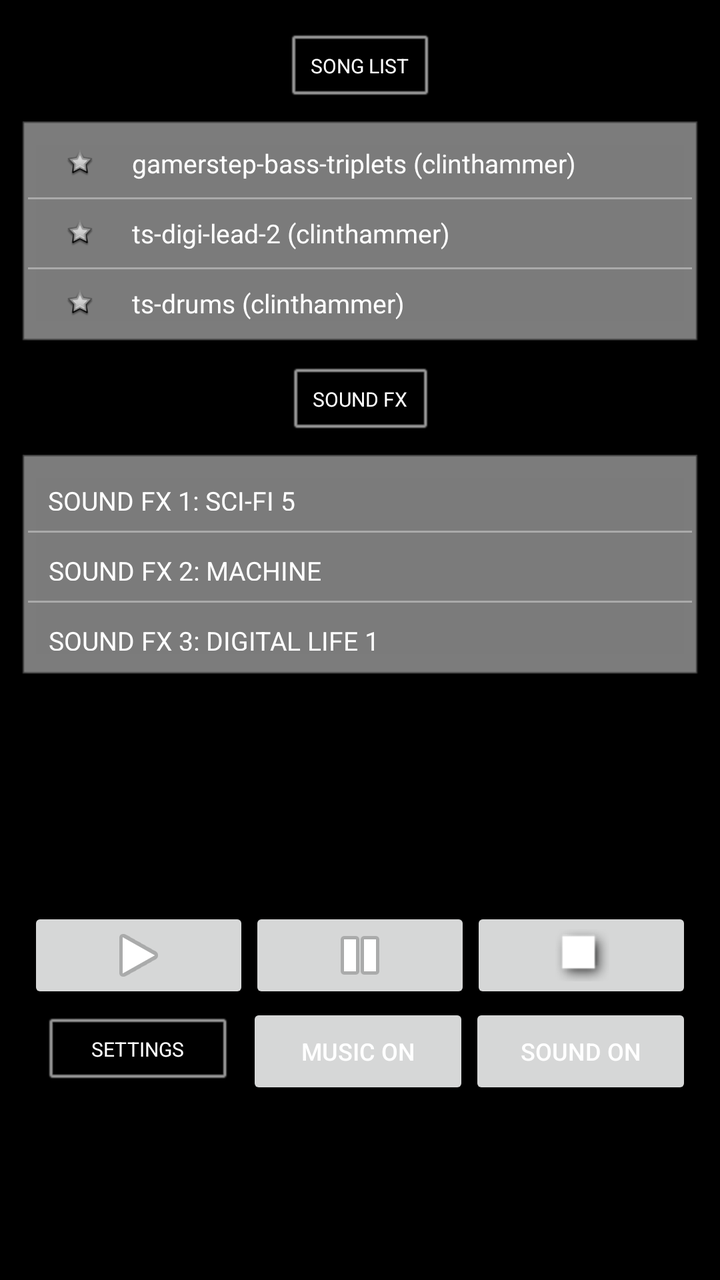
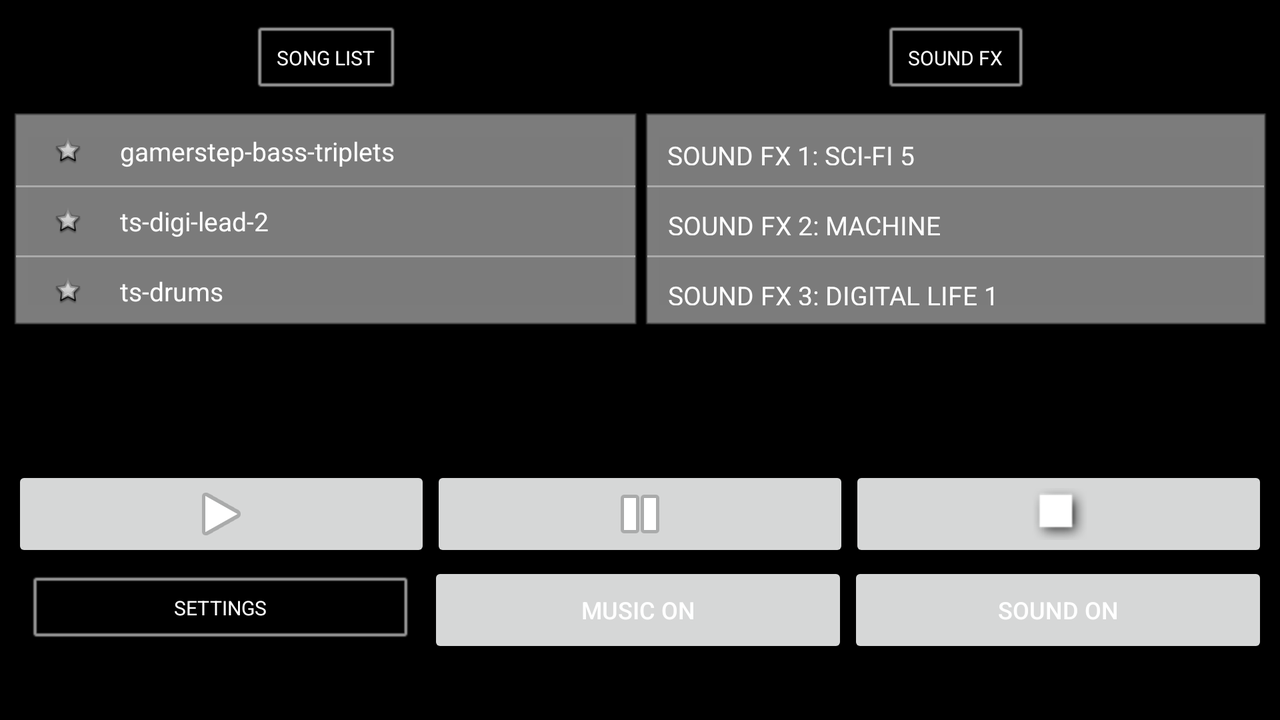

One screen, two layout resources from the same app: the default and the repository's alternative for another configuration. Each is rendered where Android would select it; the XML of both is given below.
<!-- AndroidManifest.xml: application theme AppTheme -->
<!-- res/layout/hxgse_main_activity.xml -->
<LinearLayout xmlns:android="http://schemas.android.com/apk/res/android"
    xmlns:tools="http://schemas.android.com/tools" android:layout_width="fill_parent"
    android:layout_height="fill_parent"  tools:context=".HXGSEMainActivity"
    android:background="@android:color/background_dark"
    android:padding="10dp"
    android:id="@+id/hxgse_demo_layout"
    android:orientation="vertical">

    <LinearLayout
        android:orientation="vertical"
        android:layout_width="fill_parent"
        android:layout_height="wrap_content"
        android:id="@+id/hxgse_demo_main_conatainer"
        android:layout_weight="1">

        <TextView
            android:layout_width="wrap_content"
            android:layout_height="wrap_content"
            android:text="SONG LIST"
            android:id="@+id/song_list_header"
            android:textSize="10sp"
            android:typeface="sans"
            android:textColor="@android:color/white"
            android:background="@android:drawable/dialog_frame"
            android:gravity="center"
            android:paddingLeft="20dp"
            android:paddingRight="20dp"
            android:layout_gravity="center_horizontal" />

        <LinearLayout
            android:orientation="vertical"
            android:layout_width="fill_parent"
            android:layout_height="wrap_content"
            android:id="@+id/song_list_container"
            android:background="@android:drawable/editbox_dropdown_dark_frame"
            android:layout_gravity="center_horizontal"
            android:padding="4dp"
            android:gravity="center">

            <LinearLayout
                android:orientation="horizontal"
                android:layout_width="fill_parent"
                android:layout_height="34dp"
                android:id="@+id/first_song_container"
                android:clickable="true">

                <ImageView
                    android:layout_width="wrap_content"
                    android:layout_height="wrap_content"
                    android:id="@+id/first_song_toggle_button"
                    android:src="@android:drawable/star_big_off"
                    android:padding="10dp" />

                <TextView
                    android:layout_width="wrap_content"
                    android:layout_height="wrap_content"
                    android:text="gamerstep-bass-triplets (clinthammer)"
                    android:id="@+id/first_song_name"
                    android:typeface="sans"
                    android:textColor="@android:color/white"
                    android:layout_gravity="center"
                    android:gravity="center"
                    android:textSize="13sp" />

            </LinearLayout>

            <ImageView
                android:layout_width="fill_parent"
                android:layout_height="1dp"
                android:id="@+id/song_divider_1"
                android:background="@android:color/darker_gray" />

            <LinearLayout
                android:orientation="horizontal"
                android:layout_width="fill_parent"
                android:layout_height="34dp"
                android:id="@+id/second_song_container"
                android:clickable="true">

                <ImageView
                    android:layout_width="wrap_content"
                    android:layout_height="wrap_content"
                    android:id="@+id/second_song_toggle_button"
                    android:src="@android:drawable/star_big_off"
                    android:padding="10dp" />

                <TextView
                    android:layout_width="wrap_content"
                    android:layout_height="wrap_content"
                    android:text="ts-digi-lead-2 (clinthammer)"
                    android:id="@+id/second_song_name"
                    android:typeface="sans"
                    android:textColor="@android:color/white"
                    android:layout_gravity="center"
                    android:gravity="center"
                    android:textSize="13sp" />
            </LinearLayout>

            <ImageView
                android:layout_width="fill_parent"
                android:layout_height="1dp"
                android:id="@+id/song_divider_2"
                android:background="@android:color/darker_gray" />

            <LinearLayout
                android:orientation="horizontal"
                android:layout_width="fill_parent"
                android:layout_height="34dp"
                android:id="@+id/third_song_container"
                android:clickable="true">

                <ImageView
                    android:layout_width="wrap_content"
                    android:layout_height="wrap_content"
                    android:id="@+id/third_song_toggle_button"
                    android:src="@android:drawable/star_big_off"
                    android:padding="10dp" />

                <TextView
                    android:layout_width="wrap_content"
                    android:layout_height="wrap_content"
                    android:text="ts-drums (clinthammer)"
                    android:id="@+id/third_song_name"
                    android:typeface="sans"
                    android:textColor="@android:color/white"
                    android:layout_gravity="center"
                    android:gravity="center"
                    android:textSize="13sp" />

            </LinearLayout>

        </LinearLayout>

        <ImageView
            android:layout_width="wrap_content"
            android:layout_height="wrap_content"
            android:id="@+id/main_container_spacer"
            android:visibility="invisible"
            android:padding="2dp" />

        <TextView
            android:layout_width="wrap_content"
            android:layout_height="wrap_content"
            android:text="SOUND FX"
            android:id="@+id/sound_fx_header"
            android:textSize="10sp"
            android:typeface="sans"
            android:textColor="@android:color/white"
            android:background="@android:drawable/dialog_frame"
            android:gravity="center"
            android:paddingLeft="20dp"
            android:paddingRight="20dp"
            android:layout_gravity="center_horizontal" />

        <LinearLayout
            android:orientation="vertical"
            android:layout_width="fill_parent"
            android:layout_height="wrap_content"
            android:id="@+id/sound_fx_container"
            android:background="@android:drawable/editbox_dropdown_dark_frame"
            android:layout_gravity="center_horizontal"
            android:gravity="center_horizontal"
            android:padding="4dp" >

            <LinearLayout
                android:orientation="horizontal"
                android:layout_width="fill_parent"
                android:layout_height="34dp"
                android:id="@+id/first_fx_container"
                android:clickable="true">

                <TextView
                    android:layout_width="wrap_content"
                    android:layout_height="wrap_content"
                    android:text="SOUND FX 1: SCI-FI 5"
                    android:id="@+id/first_fx_name"
                    android:typeface="sans"
                    android:textColor="@android:color/white"
                    android:layout_gravity="center"
                    android:gravity="center"
                    android:padding="10dp"
                    android:textSize="13sp" />
            </LinearLayout>

            <ImageView
                android:layout_width="fill_parent"
                android:layout_height="1dp"
                android:id="@+id/fx_divider_1"
                android:background="@android:color/darker_gray" />

            <LinearLayout
                android:orientation="horizontal"
                android:layout_width="fill_parent"
                android:layout_height="34dp"
                android:id="@+id/second_fx_container"
                android:clickable="true">

                <TextView
                    android:layout_width="wrap_content"
                    android:layout_height="wrap_content"
                    android:text="SOUND FX 2: MACHINE"
                    android:id="@+id/second_fx_name"
                    android:typeface="sans"
                    android:textColor="@android:color/white"
                    android:layout_gravity="center"
                    android:gravity="center"
                    android:padding="10dp"
                    android:textSize="13sp" />
            </LinearLayout>

            <ImageView
                android:layout_width="fill_parent"
                android:layout_height="1dp"
                android:id="@+id/fx_divider_2"
                android:background="@android:color/darker_gray" />

            <LinearLayout
                android:orientation="horizontal"
                android:layout_width="fill_parent"
                android:layout_height="34dp"
                android:id="@+id/third_fx_container"
                android:clickable="true">

                <TextView
                    android:layout_width="wrap_content"
                    android:layout_height="wrap_content"
                    android:text="SOUND FX 3: DIGITAL LIFE 1"
                    android:id="@+id/third_fx_name"
                    android:typeface="sans"
                    android:textColor="@android:color/white"
                    android:layout_gravity="center"
                    android:gravity="center"
                    android:padding="10dp"
                    android:textSize="13sp" />
            </LinearLayout>

        </LinearLayout>
    </LinearLayout>

    <LinearLayout
        android:orientation="vertical"
        android:layout_width="fill_parent"
        android:layout_height="wrap_content"
        android:layout_gravity="center"
        android:id="@+id/hxgse_demo_bottom_container"
        android:padding="4dp"
        android:layout_weight="4"
        android:gravity="center">

        <LinearLayout
            android:orientation="horizontal"
            android:layout_width="fill_parent"
            android:layout_height="wrap_content"
            android:layout_gravity="center"
            android:gravity="center"
            android:id="@+id/play_controls_container">

            <ImageButton
                android:layout_width="56dp"
                android:layout_height="48dp"
                android:id="@+id/play_button"
                android:src="@android:drawable/ic_media_play"
                android:clickable="true"
                android:layout_weight="1" />

            <ImageButton
                android:layout_width="56dp"
                android:layout_height="48dp"
                android:id="@+id/pause_button"
                android:src="@android:drawable/ic_media_pause"
                android:clickable="true"
                android:layout_weight="1" />

            <ImageButton
                android:layout_width="56dp"
                android:layout_height="48dp"
                android:id="@+id/stop_button"
                android:src="@android:drawable/picture_frame"
                android:layout_weight="1" />
        </LinearLayout>

        <LinearLayout
            android:orientation="horizontal"
            android:layout_width="fill_parent"
            android:layout_height="wrap_content"
            android:layout_gravity="bottom|center_horizontal"
            android:id="@+id/play_options_container">

            <TextView
                android:layout_width="wrap_content"
                android:layout_height="wrap_content"
                android:text="SETTINGS"
                android:id="@+id/settings_header"
                android:textSize="10sp"
                android:typeface="sans"
                android:textColor="@android:color/white"
                android:background="@android:drawable/dialog_frame"
                android:gravity="center"
                android:paddingLeft="20dp"
                android:paddingRight="20dp"
                android:layout_gravity="center_horizontal"
                android:layout_weight="1" />

            <Button
                android:layout_width="wrap_content"
                android:layout_height="wrap_content"
                android:text="MUSIC ON"
                android:id="@+id/music_enable_button"
                android:textColor="@android:color/white"
                android:textSize="12sp"
                android:layout_weight="1" />

            <Button
                android:layout_width="wrap_content"
                android:layout_height="wrap_content"
                android:text="SOUND ON"
                android:id="@+id/sound_enable_button"
                android:textColor="@android:color/white"
                android:textSize="12sp"
                android:layout_weight="1" />
        </LinearLayout>

    </LinearLayout>

</LinearLayout>
<!-- resources referenced by this layout -->
<resources>
  <!-- from res/values-v35/ -->
  <style name="AppTheme" parent="Theme.AppCompat.Light.DarkActionBar">
          <item name="android:windowOptOutEdgeToEdgeEnforcement">true</item>
          <item name="android:statusBarColor">@android:color/black</item>
          <item name="android:windowLightStatusBar">false</item>
      </style>
</resources>
<!-- res/layout-land/hxgse_main_activity.xml (the repository's variant of the layout above) -->
<!-- drawn on the phone turned sideways -->
<LinearLayout xmlns:android="http://schemas.android.com/apk/res/android"
    xmlns:tools="http://schemas.android.com/tools" android:layout_width="match_parent"
    android:layout_height="match_parent"  tools:context=".HXGSEMainActivity"
    android:background="@android:color/background_dark"
    android:padding="5dp"
    android:id="@+id/hxgse_demo_layout"
    android:orientation="vertical">

    <LinearLayout
        android:orientation="horizontal"
        android:layout_width="fill_parent"
        android:layout_height="wrap_content"
        android:id="@+id/hxgse_demo_main_conatainer"
        android:layout_weight="1">

        <LinearLayout
            android:orientation="vertical"
            android:layout_width="wrap_content"
            android:layout_height="wrap_content"
            android:layout_weight="1"
            android:padding="1dp"
            android:id="@+id/main_container_1">

            <TextView
                android:layout_width="wrap_content"
                android:layout_height="wrap_content"
                android:text="SONG LIST"
                android:id="@+id/song_list_header"
                android:textSize="10sp"
                android:typeface="sans"
                android:textColor="@android:color/white"
                android:background="@android:drawable/dialog_frame"
                android:gravity="center"
                android:paddingLeft="20dp"
                android:paddingRight="20dp"
                android:layout_gravity="center_horizontal" />

            <LinearLayout
                android:orientation="vertical"
                android:layout_width="fill_parent"
                android:layout_height="wrap_content"
                android:id="@+id/song_list_container"
                android:background="@android:drawable/editbox_dropdown_dark_frame"
                android:layout_gravity="center_horizontal"
                android:padding="2dp"
                android:gravity="center">

                <LinearLayout
                    android:orientation="horizontal"
                    android:layout_width="fill_parent"
                    android:layout_height="34dp"
                    android:id="@+id/first_song_container"
                    android:clickable="true">

                    <ImageView
                        android:layout_width="wrap_content"
                        android:layout_height="wrap_content"
                        android:id="@+id/first_song_toggle_button"
                        android:src="@android:drawable/star_big_off"
                        android:padding="10dp" />

                    <TextView
                        android:layout_width="wrap_content"
                        android:layout_height="wrap_content"
                        android:text="gamerstep-bass-triplets"
                        android:id="@+id/first_song_name"
                        android:typeface="sans"
                        android:textColor="@android:color/white"
                        android:layout_gravity="center"
                        android:gravity="center"
                        android:textSize="13sp" />

                </LinearLayout>

                <ImageView
                    android:layout_width="fill_parent"
                    android:layout_height="1dp"
                    android:id="@+id/song_divider_1"
                    android:background="@android:color/darker_gray" />

                <LinearLayout
                    android:orientation="horizontal"
                    android:layout_width="fill_parent"
                    android:layout_height="34dp"
                    android:id="@+id/second_song_container"
                    android:clickable="true">

                    <ImageView
                        android:layout_width="wrap_content"
                        android:layout_height="wrap_content"
                        android:id="@+id/second_song_toggle_button"
                        android:src="@android:drawable/star_big_off"
                        android:padding="10dp" />

                    <TextView
                        android:layout_width="wrap_content"
                        android:layout_height="wrap_content"
                        android:text="ts-digi-lead-2"
                        android:id="@+id/second_song_name"
                        android:typeface="sans"
                        android:textColor="@android:color/white"
                        android:layout_gravity="center"
                        android:gravity="center"
                        android:textSize="13sp" />
                </LinearLayout>

                <ImageView
                    android:layout_width="fill_parent"
                    android:layout_height="1dp"
                    android:id="@+id/song_divider_2"
                    android:background="@android:color/darker_gray" />

                <LinearLayout
                    android:orientation="horizontal"
                    android:layout_width="fill_parent"
                    android:layout_height="34dp"
                    android:id="@+id/third_song_container"
                    android:clickable="true">

                    <ImageView
                        android:layout_width="wrap_content"
                        android:layout_height="wrap_content"
                        android:id="@+id/third_song_toggle_button"
                        android:src="@android:drawable/star_big_off"
                        android:padding="10dp" />

                    <TextView
                        android:layout_width="wrap_content"
                        android:layout_height="wrap_content"
                        android:id="@+id/third_song_name"
                        android:typeface="sans"
                        android:textColor="@android:color/white"
                        android:layout_gravity="center"
                        android:gravity="center"
                        android:textSize="13sp"
                        android:text="ts-drums" />

                </LinearLayout>

            </LinearLayout>
        </LinearLayout>

        <LinearLayout
            android:orientation="vertical"
            android:layout_width="wrap_content"
            android:layout_height="wrap_content"
            android:layout_weight="1"
            android:padding="1dp"
            android:id="@+id/main_container_2">

            <TextView
                android:layout_width="wrap_content"
                android:layout_height="wrap_content"
                android:text="SOUND FX"
                android:id="@+id/sound_fx_header"
                android:textSize="10sp"
                android:typeface="sans"
                android:textColor="@android:color/white"
                android:background="@android:drawable/dialog_frame"
                android:gravity="center"
                android:paddingLeft="20dp"
                android:paddingRight="20dp"
                android:layout_gravity="center_horizontal" />

            <LinearLayout
                android:orientation="vertical"
                android:layout_width="fill_parent"
                android:layout_height="wrap_content"
                android:id="@+id/sound_fx_container"
                android:background="@android:drawable/editbox_dropdown_dark_frame"
                android:layout_gravity="center_horizontal"
                android:gravity="center_horizontal"
                android:padding="2dp" >

                <LinearLayout
                    android:orientation="horizontal"
                    android:layout_width="fill_parent"
                    android:layout_height="34dp"
                    android:id="@+id/first_fx_container"
                    android:clickable="true">

                    <TextView
                        android:layout_width="wrap_content"
                        android:layout_height="wrap_content"
                        android:text="SOUND FX 1: SCI-FI 5"
                        android:id="@+id/first_fx_name"
                        android:typeface="sans"
                        android:textColor="@android:color/white"
                        android:layout_gravity="center"
                        android:gravity="center"
                        android:padding="10dp"
                        android:textSize="13sp" />
                </LinearLayout>

                <ImageView
                    android:layout_width="fill_parent"
                    android:layout_height="1dp"
                    android:id="@+id/fx_divider_1"
                    android:background="@android:color/darker_gray" />

                <LinearLayout
                    android:orientation="horizontal"
                    android:layout_width="fill_parent"
                    android:layout_height="34dp"
                    android:id="@+id/second_fx_container"
                    android:clickable="true">

                    <TextView
                        android:layout_width="wrap_content"
                        android:layout_height="wrap_content"
                        android:text="SOUND FX 2: MACHINE"
                        android:id="@+id/second_fx_name"
                        android:typeface="sans"
                        android:textColor="@android:color/white"
                        android:layout_gravity="center"
                        android:gravity="center"
                        android:padding="10dp"
                        android:textSize="13sp" />
                </LinearLayout>

                <ImageView
                    android:layout_width="fill_parent"
                    android:layout_height="1dp"
                    android:id="@+id/fx_divider_2"
                    android:background="@android:color/darker_gray" />

                <LinearLayout
                    android:orientation="horizontal"
                    android:layout_width="fill_parent"
                    android:layout_height="34dp"
                    android:id="@+id/third_fx_container"
                    android:clickable="true">

                    <TextView
                        android:layout_width="wrap_content"
                        android:layout_height="wrap_content"
                        android:text="SOUND FX 3: DIGITAL LIFE 1"
                        android:id="@+id/third_fx_name"
                        android:typeface="sans"
                        android:textColor="@android:color/white"
                        android:layout_gravity="center"
                        android:gravity="center"
                        android:padding="10dp"
                        android:textSize="13sp" />
                </LinearLayout>

            </LinearLayout>
        </LinearLayout>
    </LinearLayout>

    <LinearLayout
        android:orientation="vertical"
        android:layout_width="fill_parent"
        android:layout_height="wrap_content"
        android:layout_gravity="center"
        android:id="@+id/hxgse_demo_bottom_container"
        android:padding="1dp"
        android:layout_weight="1"
        android:gravity="center">

        <LinearLayout
            android:orientation="horizontal"
            android:layout_width="fill_parent"
            android:layout_height="wrap_content"
            android:layout_gravity="center"
            android:gravity="center"
            android:id="@+id/play_controls_container">

            <ImageButton
                android:layout_width="56dp"
                android:layout_height="48dp"
                android:id="@+id/play_button"
                android:src="@android:drawable/ic_media_play"
                android:clickable="true"
                android:layout_weight="1" />

            <ImageButton
                android:layout_width="56dp"
                android:layout_height="48dp"
                android:id="@+id/pause_button"
                android:src="@android:drawable/ic_media_pause"
                android:clickable="true"
                android:layout_weight="1" />

            <ImageButton
                android:layout_width="56dp"
                android:layout_height="48dp"
                android:id="@+id/stop_button"
                android:src="@android:drawable/picture_frame"
                android:layout_weight="1" />
        </LinearLayout>

        <LinearLayout
            android:orientation="horizontal"
            android:layout_width="fill_parent"
            android:layout_height="wrap_content"
            android:layout_gravity="bottom|center_horizontal"
            android:id="@+id/play_options_container">

            <TextView
                android:layout_width="wrap_content"
                android:layout_height="wrap_content"
                android:text="SETTINGS"
                android:id="@+id/settings_header"
                android:textSize="10sp"
                android:typeface="sans"
                android:textColor="@android:color/white"
                android:background="@android:drawable/dialog_frame"
                android:gravity="center"
                android:paddingLeft="20dp"
                android:paddingRight="20dp"
                android:layout_gravity="center_horizontal"
                android:layout_weight="1" />

            <Button
                android:layout_width="wrap_content"
                android:layout_height="wrap_content"
                android:text="MUSIC ON"
                android:id="@+id/music_enable_button"
                android:textColor="@android:color/white"
                android:textSize="12sp"
                android:layout_weight="1" />

            <Button
                android:layout_width="wrap_content"
                android:layout_height="wrap_content"
                android:text="SOUND ON"
                android:id="@+id/sound_enable_button"
                android:textColor="@android:color/white"
                android:textSize="12sp"
                android:layout_weight="1" />
        </LinearLayout>

    </LinearLayout>

</LinearLayout>
